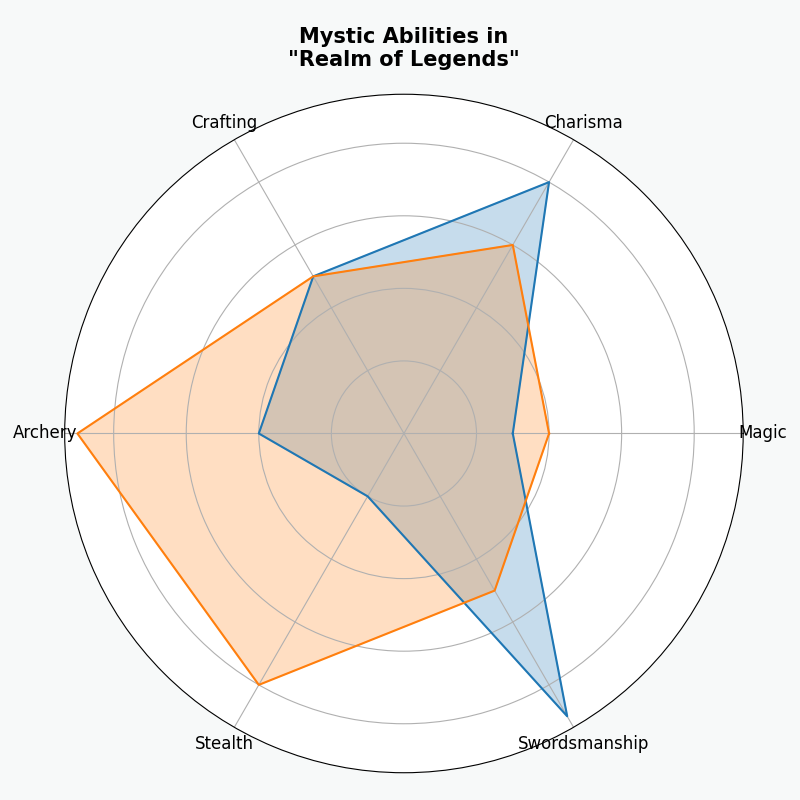

The Python source for this figure:
import matplotlib.pyplot as plt
import numpy as np

skills = ['Magic', 'Charisma', 'Crafting', 'Archery', 'Stealth', 'Swordsmanship']
num_skills = len(skills)

knight_skills = [3, 8, 5, 4, 2, 9]
archer_skills = [4, 6, 5, 9, 8, 5]

angles = np.linspace(0, 2 * np.pi, num_skills, endpoint=False).tolist()

knight_skills += knight_skills[:1]
archer_skills += archer_skills[:1]
angles += angles[:1]

fig, ax = plt.subplots(figsize=(8, 8), subplot_kw=dict(polar=True))
fig.patch.set_facecolor('#f7f9f9')

# New colors are applied here
ax.fill(angles, knight_skills, color='#1f77b4', alpha=0.25)  # blue-ish color
ax.plot(angles, knight_skills, color='#1f77b4', linewidth=1.5)

ax.fill(angles, archer_skills, color='#ff7f0e', alpha=0.25)  # orange-ish color
ax.plot(angles, archer_skills, color='#ff7f0e', linewidth=1.5)

ax.set_yticklabels([])  
ax.set_xticks(angles[:-1])
ax.set_xticklabels(skills, fontsize=12)

ax.set_title('Mystic Abilities in\n"Realm of Legends"', fontsize=15, fontweight='bold', pad=20)

plt.tight_layout()
plt.show()
